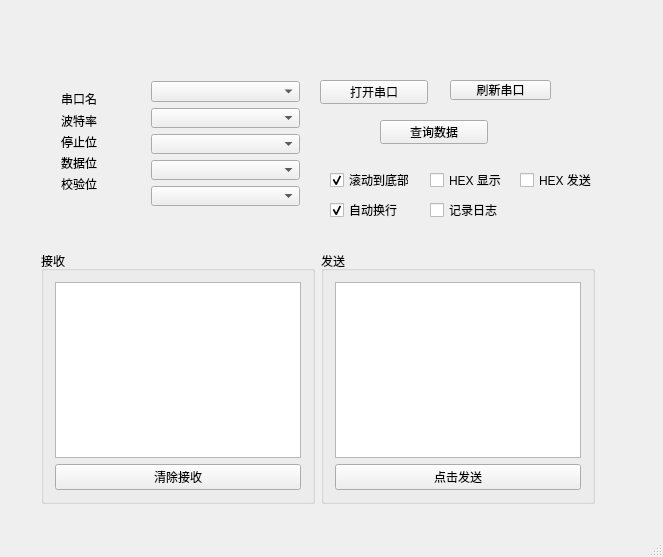
<?xml version="1.0" encoding="UTF-8"?>
<ui version="4.0">
 <class>SerialScopeClass</class>
 <widget class="QMainWindow" name="SerialScopeClass">
  <property name="windowModality">
   <enum>Qt::WindowModality::NonModal</enum>
  </property>
  <property name="geometry">
   <rect>
    <x>0</x>
    <y>0</y>
    <width>663</width>
    <height>557</height>
   </rect>
  </property>
  <property name="windowTitle">
   <string>串口调试助手</string>
  </property>
  <widget class="QWidget" name="centralWidget">
   <widget class="QWidget" name="widget_4" native="true">
    <property name="geometry">
     <rect>
      <x>40</x>
      <y>50</y>
      <width>561</width>
      <height>183</height>
     </rect>
    </property>
    <widget class="QCheckBox" name="chkSendHex">
     <property name="enabled">
      <bool>true</bool>
     </property>
     <property name="geometry">
      <rect>
       <x>480</x>
       <y>120</y>
       <width>79</width>
       <height>20</height>
      </rect>
     </property>
     <property name="text">
      <string>HEX 发送</string>
     </property>
    </widget>
    <widget class="QCheckBox" name="chkHexDisplay">
     <property name="geometry">
      <rect>
       <x>390</x>
       <y>120</y>
       <width>79</width>
       <height>20</height>
      </rect>
     </property>
     <property name="text">
      <string>HEX 显示</string>
     </property>
    </widget>
    <widget class="QWidget" name="widget" native="true">
     <property name="geometry">
      <rect>
       <x>100</x>
       <y>20</y>
       <width>171</width>
       <height>147</height>
      </rect>
     </property>
     <layout class="QVBoxLayout" name="verticalLayout">
      <item>
       <widget class="QComboBox" name="cmbPortName"/>
      </item>
      <item>
       <widget class="QComboBox" name="cmbBaud"/>
      </item>
      <item>
       <widget class="QComboBox" name="cmbStopBits"/>
      </item>
      <item>
       <widget class="QComboBox" name="cmbDataBits"/>
      </item>
      <item>
       <widget class="QComboBox" name="cmbParity"/>
      </item>
     </layout>
    </widget>
    <widget class="QWidget" name="widget_9" native="true">
     <property name="geometry">
      <rect>
       <x>10</x>
       <y>30</y>
       <width>71</width>
       <height>122</height>
      </rect>
     </property>
     <layout class="QVBoxLayout" name="verticalLayout_2">
      <item>
       <widget class="QLabel" name="label_10">
        <property name="text">
         <string>串口名</string>
        </property>
       </widget>
      </item>
      <item>
       <widget class="QLabel" name="label_9">
        <property name="text">
         <string>波特率</string>
        </property>
       </widget>
      </item>
      <item>
       <widget class="QLabel" name="label_11">
        <property name="text">
         <string>停止位</string>
        </property>
       </widget>
      </item>
      <item>
       <widget class="QLabel" name="label_12">
        <property name="text">
         <string>数据位</string>
        </property>
       </widget>
      </item>
      <item>
       <widget class="QLabel" name="label_13">
        <property name="text">
         <string>校验位</string>
        </property>
       </widget>
      </item>
     </layout>
    </widget>
    <widget class="QCheckBox" name="chkLogEnable">
     <property name="geometry">
      <rect>
       <x>390</x>
       <y>150</y>
       <width>79</width>
       <height>20</height>
      </rect>
     </property>
     <property name="text">
      <string>记录日志</string>
     </property>
    </widget>
    <widget class="QCheckBox" name="chkAutoWrap">
     <property name="enabled">
      <bool>true</bool>
     </property>
     <property name="geometry">
      <rect>
       <x>290</x>
       <y>150</y>
       <width>79</width>
       <height>20</height>
      </rect>
     </property>
     <property name="text">
      <string>自动换行</string>
     </property>
     <property name="checkable">
      <bool>true</bool>
     </property>
     <property name="checked">
      <bool>true</bool>
     </property>
    </widget>
    <widget class="QCheckBox" name="chkScrollBottom">
     <property name="enabled">
      <bool>true</bool>
     </property>
     <property name="geometry">
      <rect>
       <x>290</x>
       <y>120</y>
       <width>79</width>
       <height>20</height>
      </rect>
     </property>
     <property name="text">
      <string>滚动到底部</string>
     </property>
     <property name="checked">
      <bool>true</bool>
     </property>
    </widget>
    <widget class="QPushButton" name="btnOpenClose">
     <property name="geometry">
      <rect>
       <x>280</x>
       <y>30</y>
       <width>108</width>
       <height>24</height>
      </rect>
     </property>
     <property name="text">
      <string>打开串口</string>
     </property>
    </widget>
    <widget class="QPushButton" name="btnRefresh">
     <property name="geometry">
      <rect>
       <x>410</x>
       <y>30</y>
       <width>101</width>
       <height>20</height>
      </rect>
     </property>
     <property name="text">
      <string>刷新串口</string>
     </property>
    </widget>
    <widget class="QPushButton" name="btnQueryDb">
     <property name="geometry">
      <rect>
       <x>340</x>
       <y>70</y>
       <width>108</width>
       <height>24</height>
      </rect>
     </property>
     <property name="text">
      <string>查询数据</string>
     </property>
    </widget>
   </widget>
   <widget class="QWidget" name="widget_3" native="true">
    <property name="geometry">
     <rect>
      <x>30</x>
      <y>240</y>
      <width>576</width>
      <height>275</height>
     </rect>
    </property>
    <layout class="QHBoxLayout" name="horizontalLayout_10">
     <item>
      <widget class="QGroupBox" name="groupBox_7">
       <property name="title">
        <string>接收</string>
       </property>
       <layout class="QVBoxLayout" name="verticalLayout_7">
        <item>
         <widget class="QPlainTextEdit" name="pteReceive">
          <property name="plainText">
           <string/>
          </property>
         </widget>
        </item>
        <item>
         <widget class="QPushButton" name="btnClearReceive">
          <property name="text">
           <string>清除接收</string>
          </property>
         </widget>
        </item>
       </layout>
      </widget>
     </item>
     <item>
      <widget class="QGroupBox" name="groupBox_8">
       <property name="title">
        <string>发送</string>
       </property>
       <layout class="QVBoxLayout" name="verticalLayout_8">
        <item>
         <widget class="QPlainTextEdit" name="pteSend">
          <property name="plainText">
           <string/>
          </property>
         </widget>
        </item>
        <item>
         <widget class="QPushButton" name="btnSend">
          <property name="text">
           <string>点击发送</string>
          </property>
         </widget>
        </item>
       </layout>
      </widget>
     </item>
    </layout>
   </widget>
  </widget>
  <widget class="QStatusBar" name="statusBar"/>
 </widget>
 <layoutdefault spacing="6" margin="11"/>
 <resources>
  <include location="SerialScope.qrc"/>
 </resources>
 <connections/>
</ui>
